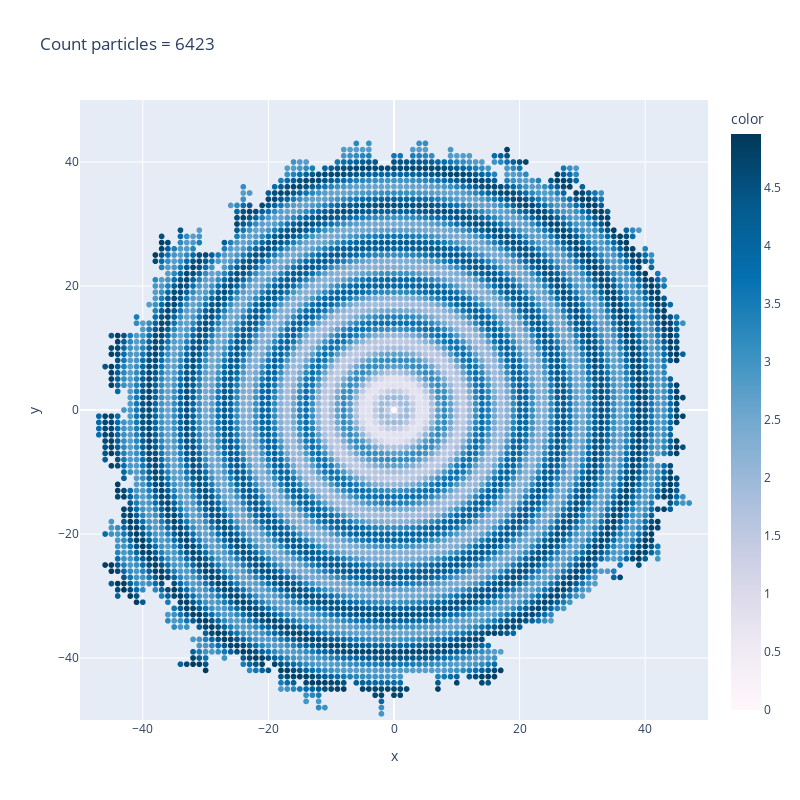

Source (notebook cell):
### Markdown cell above
Создадим новый кластер, и визуализируем его, но без демонстрации роста. В этом случае параметр records не указывается.

### Code cell
new_cluster = IdenCluster(101)
new_cluster.growth()
new_cluster.vizualization()

### Figure 1 — Plotly figure (JSON) as saved in the notebook; plotly's stock layout.template omitted (floating-point values rounded to 4 significant figures; data arrays with more than 128 entries replaced by an {"elided": "..."} marker saying what was removed)
{"data": [{"hovertemplate": "x=%{x}<br>y=%{y}<br>color=%{marker.color}<extra></extra>", "legendgroup": "", "marker": {"color": {"elided": "6423 float values"}, "coloraxis": "coloraxis", "symbol": "circle"}, "mode": "markers", "name": "", "showlegend": false, "type": "scattergl", "x": {"elided": "6423 int values"}, "xaxis": "x", "y": {"elided": "6423 int values"}, "yaxis": "y"}], "layout": {"coloraxis": {"colorbar": {"title": {"text": "color"}}, "colorscale": [[0, "rgb(255,247,251)"], [0.125, "rgb(236,231,242)"], [0.25, "rgb(208,209,230)"], [0.375, "rgb(166,189,219)"], [0.5, "rgb(116,169,207)"], [0.625, "rgb(54,144,192)"], [0.75, "rgb(5,112,176)"], [0.875, "rgb(4,90,141)"], [1, "rgb(2,56,88)"]]}, "height": 800, "legend": {"tracegroupgap": 0}, "title": {"text": "Count particles = 6423"}, "width": 800, "xaxis": {"anchor": "y", "domain": [0, 1], "range": [-50, 50], "title": {"text": "x"}}, "yaxis": {"anchor": "x", "domain": [0, 1], "range": [-50, 50], "title": {"text": "y"}}}}
